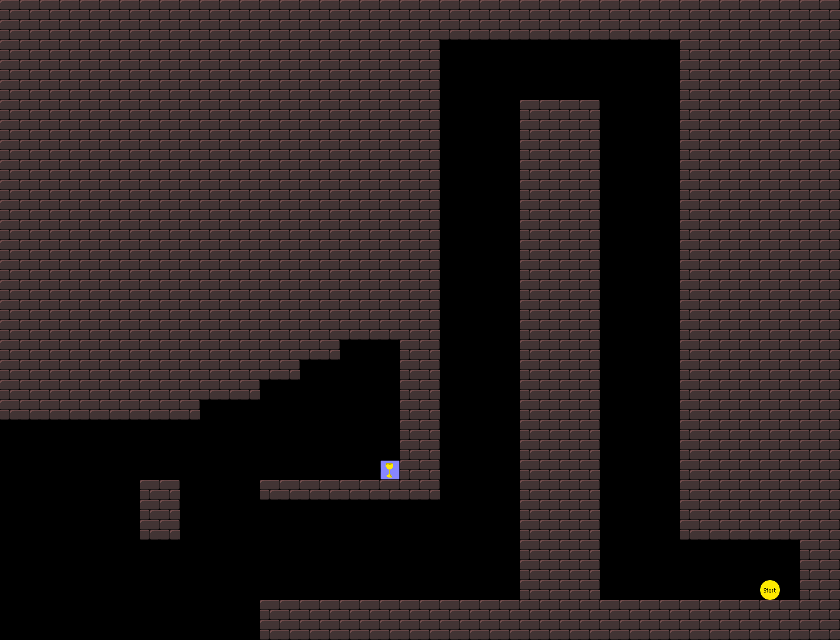

A 2D game scene composited from a Tiled map and its tileset images. What follows is a short description and the map's XML, with every tile layer's data as written:
An orthogonal 42x32 tile map with 20x20 px tiles, 1 tile layer (bg).

<map version="1.0" orientation="orthogonal" width="42" height="32" tilewidth="20" tileheight="20">
 <tileset firstgid="1" name="tiles1_neu_kleiner" tilewidth="20" tileheight="20">
  <image source="tiles1_neu_kleiner.png" width="120" height="240" />
 </tileset>
 <layer name="bg" width="42" height="32">
  <data encoding="csv">
8,8,8,8,8,8,8,8,8,8,8,8,8,8,8,8,8,8,8,8,8,8,8,8,8,8,8,8,8,8,8,8,8,8,8,8,8,8,8,8,8,8,
8,8,8,8,8,8,8,8,8,8,8,8,8,8,8,8,8,8,8,8,8,8,8,8,8,8,8,8,8,8,8,8,8,8,8,8,8,8,8,8,8,8,
8,8,8,8,8,8,8,8,8,8,8,8,8,8,8,8,8,8,8,8,8,8,0,0,0,0,0,0,0,0,0,0,0,0,8,8,8,8,8,8,8,8,
8,8,8,8,8,8,8,8,8,8,8,8,8,8,8,8,8,8,8,8,8,8,0,0,0,0,0,0,0,0,0,0,0,0,8,8,8,8,8,8,8,8,
8,8,8,8,8,8,8,8,8,8,8,8,8,8,8,8,8,8,8,8,8,8,0,0,0,0,0,0,0,0,0,0,0,0,8,8,8,8,8,8,8,8,
8,8,8,8,8,8,8,8,8,8,8,8,8,8,8,8,8,8,8,8,8,8,0,0,0,0,8,8,8,8,0,0,0,0,8,8,8,8,8,8,8,8,
8,8,8,8,8,8,8,8,8,8,8,8,8,8,8,8,8,8,8,8,8,8,0,0,0,0,8,8,8,8,0,0,0,0,8,8,8,8,8,8,8,8,
8,8,8,8,8,8,8,8,8,8,8,8,8,8,8,8,8,8,8,8,8,8,0,0,0,0,8,8,8,8,0,0,0,0,8,8,8,8,8,8,8,8,
8,8,8,8,8,8,8,8,8,8,8,8,8,8,8,8,8,8,8,8,8,8,0,0,0,0,8,8,8,8,0,0,0,0,8,8,8,8,8,8,8,8,
8,8,8,8,8,8,8,8,8,8,8,8,8,8,8,8,8,8,8,8,8,8,0,0,0,0,8,8,8,8,0,0,0,0,8,8,8,8,8,8,8,8,
8,8,8,8,8,8,8,8,8,8,8,8,8,8,8,8,8,8,8,8,8,8,0,0,0,0,8,8,8,8,0,0,0,0,8,8,8,8,8,8,8,8,
8,8,8,8,8,8,8,8,8,8,8,8,8,8,8,8,8,8,8,8,8,8,0,0,0,0,8,8,8,8,0,0,0,0,8,8,8,8,8,8,8,8,
8,8,8,8,8,8,8,8,8,8,8,8,8,8,8,8,8,8,8,8,8,8,0,0,0,0,8,8,8,8,0,0,0,0,8,8,8,8,8,8,8,8,
8,8,8,8,8,8,8,8,8,8,8,8,8,8,8,8,8,8,8,8,8,8,0,0,0,0,8,8,8,8,0,0,0,0,8,8,8,8,8,8,8,8,
8,8,8,8,8,8,8,8,8,8,8,8,8,8,8,8,8,8,8,8,8,8,0,0,0,0,8,8,8,8,0,0,0,0,8,8,8,8,8,8,8,8,
8,8,8,8,8,8,8,8,8,8,8,8,8,8,8,8,8,8,8,8,8,8,0,0,0,0,8,8,8,8,0,0,0,0,8,8,8,8,8,8,8,8,
8,8,8,8,8,8,8,8,8,8,8,8,8,8,8,8,8,8,8,8,8,8,0,0,0,0,8,8,8,8,0,0,0,0,8,8,8,8,8,8,8,8,
8,8,8,8,8,8,8,8,8,8,8,8,8,8,8,8,8,0,0,0,8,8,0,0,0,0,8,8,8,8,0,0,0,0,8,8,8,8,8,8,8,8,
8,8,8,8,8,8,8,8,8,8,8,8,8,8,8,0,0,0,0,0,8,8,0,0,0,0,8,8,8,8,0,0,0,0,8,8,8,8,8,8,8,8,
8,8,8,8,8,8,8,8,8,8,8,8,8,0,0,0,0,0,0,0,8,8,0,0,0,0,8,8,8,8,0,0,0,0,8,8,8,8,8,8,8,8,
8,8,8,8,8,8,8,8,8,8,0,0,0,0,0,0,0,0,0,0,8,8,0,0,0,0,8,8,8,8,0,0,0,0,8,8,8,8,8,8,8,8,
0,0,0,0,0,0,0,0,0,0,0,0,0,0,0,0,0,0,0,0,8,8,0,0,0,0,8,8,8,8,0,0,0,0,8,8,8,8,8,8,8,8,
0,0,0,0,0,0,0,0,0,0,0,0,0,0,0,0,0,0,0,0,8,8,0,0,0,0,8,8,8,8,0,0,0,0,8,8,8,8,8,8,8,8,
0,0,0,0,0,0,0,0,0,0,0,0,0,0,0,0,0,0,0,48,8,8,0,0,0,0,8,8,8,8,0,0,0,0,8,8,8,8,8,8,8,8,
0,0,0,0,0,0,0,8,8,0,0,0,0,8,8,8,8,8,8,8,8,8,0,0,0,0,8,8,8,8,0,0,0,0,8,8,8,8,8,8,8,8,
0,0,0,0,0,0,0,8,8,0,0,0,0,0,0,0,0,0,0,0,0,0,0,0,0,0,8,8,8,8,0,0,0,0,8,8,8,8,8,8,8,8,
0,0,0,0,0,0,0,8,8,0,0,0,0,0,0,0,0,0,0,0,0,0,0,0,0,0,8,8,8,8,0,0,0,0,8,8,8,8,8,8,8,8,
0,0,0,0,0,0,0,0,0,0,0,0,0,0,0,0,0,0,0,0,0,0,0,0,0,0,8,8,8,8,0,0,0,0,0,0,0,0,0,0,8,8,
0,0,0,0,0,0,0,0,0,0,0,0,0,0,0,0,0,0,0,0,0,0,0,0,0,0,8,8,8,8,0,0,0,0,0,0,0,0,0,0,8,8,
0,0,0,0,0,0,0,0,0,0,0,0,0,0,0,0,0,0,0,0,0,0,0,0,0,0,8,8,8,8,0,0,0,0,0,0,0,0,47,0,8,8,
0,0,0,0,0,0,0,0,0,0,0,0,0,8,8,8,8,8,8,8,8,8,8,8,8,8,8,8,8,8,8,8,8,8,8,8,8,8,8,8,8,8,
0,0,0,0,0,0,0,0,0,0,0,0,0,8,8,8,8,8,8,8,8,8,8,8,8,8,8,8,8,8,8,8,8,8,8,8,8,8,8,8,8,8
</data>
 </layer>
</map>
